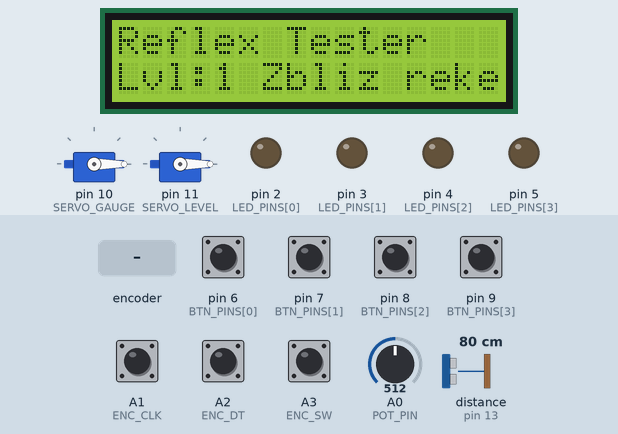
A sketch run on a simulated Arduino Uno, built with avr-gcc and run on an emulated ATmega328P. Parts: 2 × servo, 16×2 character LCD, output pins drawn as LEDs (lit = HIGH). Wiring (inferred from the names in the program): ultrasonic range finder: trigger pin 12; echo pin 13. Inputs (shaded band) come from the test bench; at power-on: A1 (ENC_CLK), A2 (ENC_DT), A3 (ENC_SW), pin 6 (BTN_PINS[0]), pin 7 (BTN_PINS[1]), pin 8 (BTN_PINS[2]), pin 9 (BTN_PINS[3]) HIGH, distance to the obstacle (sensor on pin 13) 80 cm, A0 (POT_PIN) = 512. The echo pulse lasts 58.3 µs per cm; random numbers use the default seed unless the sketch sets one; pins used as bus, display or sensor lines are not drawn; what the sketch prints to the serial monitor is not drawn.

Above: at 1.3 s.
1.4 s: distance to the obstacle (sensor on pin 13) set to 22 cm
2.9 s: distance to the obstacle (sensor on pin 13) set to 19 cm
At 3.3 s:
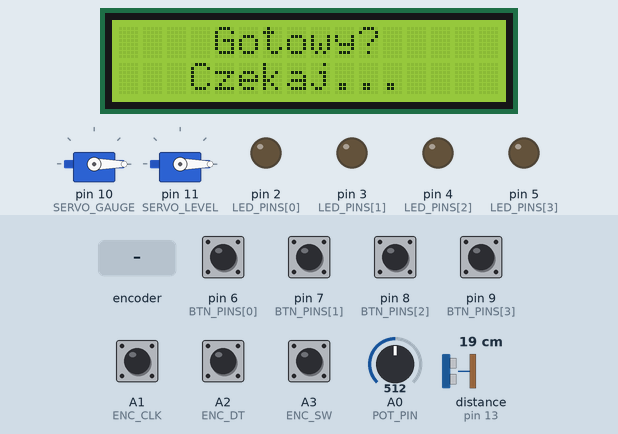
5.9 s: rotary encoder on A1 (ENC_CLK) / A2 (ENC_DT) turned 3 steps (first pin leading)
At 7.0 s:
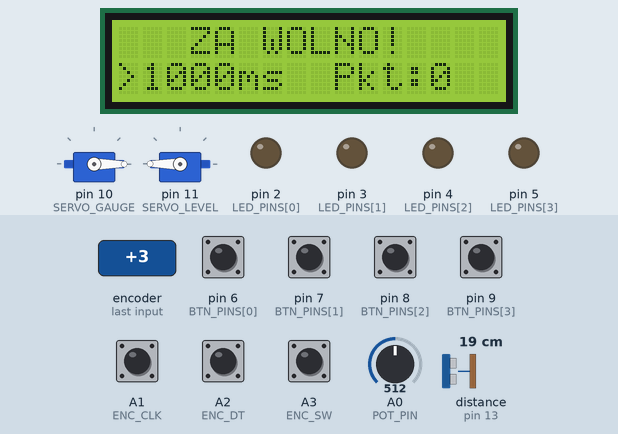
9.5 s: pin 8 (BTN_PINS[2]) pulled LOW for 0.15 s
At 10.7 s:
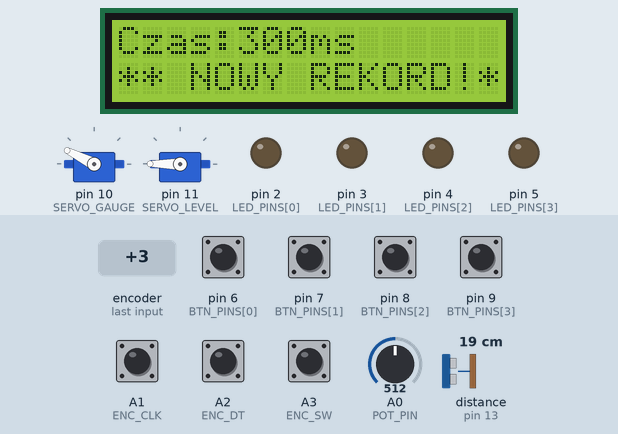
12.6 s: rotary encoder on A1 (ENC_CLK) / A2 (ENC_DT) turned 2 steps (second pin leading)
At 14.9 s:
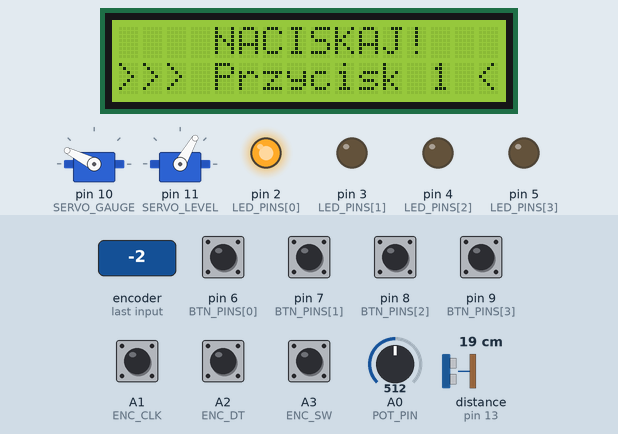
16.0 s: A3 (ENC_SW) pulled LOW for 0.15 s
Timing chart, 0 to 33.4 s (numbered marks = the images above; inputs shaded):
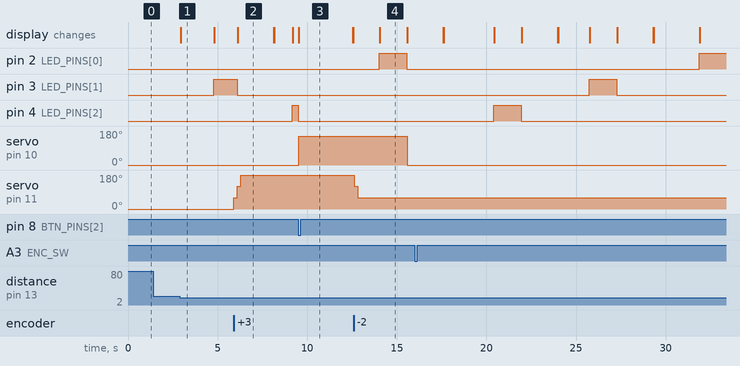

Measured:
- the behaviour switches between 21 and 20 cm on distance to the obstacle (sensor on pin 13) (found by bisection; images 0 and 1)
- after the input at 1.4 s, every drawn part: stays the same
- after the input at 2.9 s, pin 3 (LED_PINS[1]): LOW → HIGH after 1.9 s; the display: changes at once (image 1)
- after the input at 5.9 s, pin 4 (LED_PINS[2]): LOW → HIGH after 3.3 s; servo on pin 11 (SERVO_LEVEL): 0° → 60° at once, → 120° 0.20 s later, → 180° 0.20 s later
- after the input at 9.5 s, servo on pin 10 (SERVO_GAUGE): 0° → 153° at once
- after the input at 12.6 s, servo on pin 11 (SERVO_LEVEL): 180° → 120° at once, → 60° 0.20 s later
- what the display in image 1 shows lasts 1.9 s, from 2.9 s to 4.8 s
- what the display in image 4 shows lasts 1.5 s, from 14.1 s to 15.6 s

The sketch:

reflex_tester.ino
```cpp
/*
 * ============================================================
 *  REFLEX TESTER — gra na refleks
 * ============================================================
 *  Sprzet:
 *    Arduino UNO
 *    LCD I2C 16x2      SDA=A4, SCL=A5
 *    HC-SR04           TRIG=D12, ECHO=D13
 *    4x LED            D2, D3, D4, D5
 *    4x tact switch    D6, D7, D8, D9  (INPUT_PULLUP)
 *    Servo gauge       D10  (wskazowka czasu reakcji)
 *    Servo level       D11  (wskazowka poziomu trudnosci)
 *    Enkoder CLK=A1, DT=A2, SW=A3
 *    Potencjometr      A0  (czulosc wykrywania reki)
 *
 *  Biblioteki: LiquidCrystal_I2C, Servo (wbudowana)
 * ============================================================
 */

#include <Wire.h>
#include <LiquidCrystal_I2C.h>
#include <Servo.h>

// Piny
const int LED_PINS[4]  = {2, 3, 4, 5};
const int BTN_PINS[4]  = {6, 7, 8, 9};
const int SERVO_GAUGE  = 10;
const int SERVO_LEVEL  = 11;
const int HC_TRIG      = 12;
const int HC_ECHO      = 13;
const int POT_PIN      = A0;
const int ENC_CLK      = A1;
const int ENC_DT       = A2;
const int ENC_SW       = A3;

// Obiekty
LiquidCrystal_I2C lcd(0x27, 16, 2);
Servo servoGauge;
Servo servoLevel;

// Maszyna stanow gry
enum GameState {
  STATE_IDLE,
  STATE_COUNTDOWN,
  STATE_PLAYING,
  STATE_RESULT,
  STATE_WRONG
};

GameState gameState = STATE_IDLE;

// Zmienne gry
int  difficulty  = 1;
int  activeLed   = -1;
long reactionMs  = 0;
long bestTime    = 9999;
int  score       = 0;

// Parametry poziomow
const int LEVEL_LEDS[4]    = {2, 3, 4, 4};
const int LEVEL_TIMEOUT[4] = {2000, 1500, 1000, 750};

// Zmienne czasowe
unsigned long stateStart = 0;
unsigned long ledOnAt    = 0;
unsigned long randomWait = 0;  // losowy czas oczekiwania przed startem [ms]

// Zmienne enkodera
int encLastClk = HIGH;
int encLastSw  = HIGH;

// =======================================================
void setup() {
  Serial.begin(9600);

  for (int i = 0; i < 4; i++) {
    pinMode(LED_PINS[i], OUTPUT);
    digitalWrite(LED_PINS[i], LOW);
    pinMode(BTN_PINS[i], INPUT_PULLUP);
  }

  pinMode(HC_TRIG, OUTPUT);
  pinMode(HC_ECHO, INPUT);

  pinMode(ENC_CLK, INPUT);
  pinMode(ENC_DT,  INPUT);
  pinMode(ENC_SW,  INPUT_PULLUP);

  servoGauge.attach(SERVO_GAUGE);
  servoLevel.attach(SERVO_LEVEL);
  servoGauge.write(0);
  servoLevel.write(0);

  lcd.init();
  lcd.backlight();

  randomSeed(analogRead(A0));

  showIdleScreen();
}

// =======================================================
void loop() {
  handleEncoder();

  switch (gameState) {
    case STATE_IDLE:      handleIdle();      break;
    case STATE_COUNTDOWN: handleCountdown(); break;
    case STATE_PLAYING:   handlePlaying();   break;
    case STATE_RESULT:    handleResult();    break;
    case STATE_WRONG:     handleWrong();     break;
  }
}

// Enkoder - zmiana poziomu trudnosci
void handleEncoder() {
  int clk = digitalRead(ENC_CLK);
  int sw  = digitalRead(ENC_SW);

  if (clk != encLastClk && clk == LOW) {
    int dt = digitalRead(ENC_DT);
    if (dt != clk) {
      difficulty = min(4, difficulty + 1);
    } else {
      difficulty = max(1, difficulty - 1);
    }
    servoLevel.write(map(difficulty, 1, 4, 0, 180));
    Serial.print("Poziom: ");
    Serial.println(difficulty);
    if (gameState == STATE_IDLE) showIdleScreen();
  }
  encLastClk = clk;

  if (sw == LOW && encLastSw == HIGH) {
    bestTime = 9999;
    score    = 0;
    if (gameState == STATE_IDLE) showIdleScreen();
    Serial.println("Reset rekordu!");
  }
  encLastSw = sw;
}

// Pomiar odleglosci HC-SR04
float measureDistance() {
  digitalWrite(HC_TRIG, LOW);
  delayMicroseconds(2);
  digitalWrite(HC_TRIG, HIGH);
  delayMicroseconds(10);
  digitalWrite(HC_TRIG, LOW);
  long dur = pulseIn(HC_ECHO, HIGH, 20000);
  if (dur == 0) return 999;
  return dur * 0.0343 / 2.0;
}

// Ekran glowny
void showIdleScreen() {
  lcd.clear();
  lcd.setCursor(0, 0);
  lcd.print("Reflex Tester   ");
  lcd.setCursor(0, 1);
  lcd.print("Lvl:");
  lcd.print(difficulty);
  if (bestTime < 9999) {
    lcd.print(" Rek:");
    lcd.print(bestTime);
    lcd.print("ms  ");
  } else {
    lcd.print(" Zbliz reke!  ");
  }
}

// Stan: IDLE - czekaj az gracz zbliza reke
void handleIdle() {
  int potVal = analogRead(POT_PIN);
  float triggerDist = map(potVal, 0, 1023, 10, 30);

  float dist = measureDistance();

  if (dist > 2 && dist < triggerDist) {
    // Wylosuj czas oczekiwania 1000-3000ms
    randomWait = random(1000, 3001);

    gameState  = STATE_COUNTDOWN;
    stateStart = millis();

    lcd.clear();
    lcd.setCursor(0, 0);
    lcd.print("    Gotowy?     ");
    lcd.setCursor(0, 1);
    lcd.print("   Czekaj...    ");

    Serial.print("Losowy czas oczekiwania: ");
    Serial.print(randomWait);
    Serial.println("ms");
  }
}

// Stan: COUNTDOWN - czekaj losowy czas, potem start
void handleCountdown() {
  if (millis() - stateStart >= randomWait) {
    startRound();
  }
}

// Zapal losowy LED i przejdz do STATE_PLAYING
void startRound() {
  int numLeds = LEVEL_LEDS[difficulty - 1];
  activeLed   = random(0, numLeds);

  for (int i = 0; i < 4; i++) digitalWrite(LED_PINS[i], LOW);
  digitalWrite(LED_PINS[activeLed], HIGH);

  lcd.clear();
  lcd.setCursor(0, 0);
  lcd.print("    NACISKAJ!   ");
  lcd.setCursor(0, 1);
  lcd.print(">>> Przycisk ");
  lcd.print(activeLed + 1);
  lcd.print(" <<<");

  ledOnAt   = millis();
  gameState = STATE_PLAYING;

  Serial.print("LED: ");
  Serial.println(activeLed + 1);
}

// Stan: PLAYING - czekaj na wcisnięcie przycisku
void handlePlaying() {
  unsigned long elapsed = millis() - ledOnAt;
  int numLeds = LEVEL_LEDS[difficulty - 1];
  int timeout = LEVEL_TIMEOUT[difficulty - 1];

  for (int i = 0; i < numLeds; i++) {
    if (digitalRead(BTN_PINS[i]) == LOW) {
      digitalWrite(LED_PINS[activeLed], LOW);

      if (i == activeLed) {
        // Poprawny przycisk
        reactionMs = elapsed;
        if (reactionMs < bestTime) bestTime = reactionMs;
        score++;

        int angle = map(constrain(reactionMs, 0, 2000), 0, 2000, 180, 0);
        servoGauge.write(angle);

        gameState  = STATE_RESULT;
        stateStart = millis();
        showResult();
      } else {
        // Zly przycisk
        score      = 0;
        gameState  = STATE_WRONG;
        stateStart = millis();
        servoGauge.write(0);

        for (int j = 0; j < 4; j++) digitalWrite(LED_PINS[j], LOW);
        lcd.clear();
        lcd.setCursor(0, 0);
        lcd.print("  ZLY PRZYCISK! ");
        lcd.setCursor(0, 1);
        lcd.print("  Punkty reset  ");
      }
      return;
    }
  }

  // Timeout
  if (elapsed > timeout) {
    score      = 0;
    gameState  = STATE_WRONG;
    stateStart = millis();
    servoGauge.write(0);

    for (int i = 0; i < 4; i++) digitalWrite(LED_PINS[i], LOW);
    lcd.clear();
    lcd.setCursor(0, 0);
    lcd.print("   ZA WOLNO!    ");
    lcd.setCursor(0, 1);
    lcd.print(">");
    lcd.print(timeout);
    lcd.print("ms  Pkt:0   ");
  }
}

// Wyswietl ekran wyniku
void showResult() {
  lcd.clear();
  lcd.setCursor(0, 0);
  lcd.print("Czas:");
  lcd.print(reactionMs);
  lcd.print("ms      ");
  lcd.setCursor(0, 1);
  if (reactionMs == bestTime) {
    lcd.print("** NOWY REKORD!*");
  } else {
    lcd.print("Rek:");
    lcd.print(bestTime);
    lcd.print("ms Pkt:");
    lcd.print(score);
    lcd.print("  ");
  }

  Serial.print("Czas reakcji: ");
  Serial.print(reactionMs);
  Serial.println("ms");
}

// Stan: RESULT - czekaj 3s i wróc do IDLE
void handleResult() {
  if (millis() - stateStart >= 3000) {
    gameState = STATE_IDLE;
    showIdleScreen();
  }
}

// Stan: WRONG - czekaj 2s i wróc do IDLE
void handleWrong() {
  if (millis() - stateStart >= 2000) {
    gameState = STATE_IDLE;
    servoGauge.write(0);
    showIdleScreen();
  }
}
```
